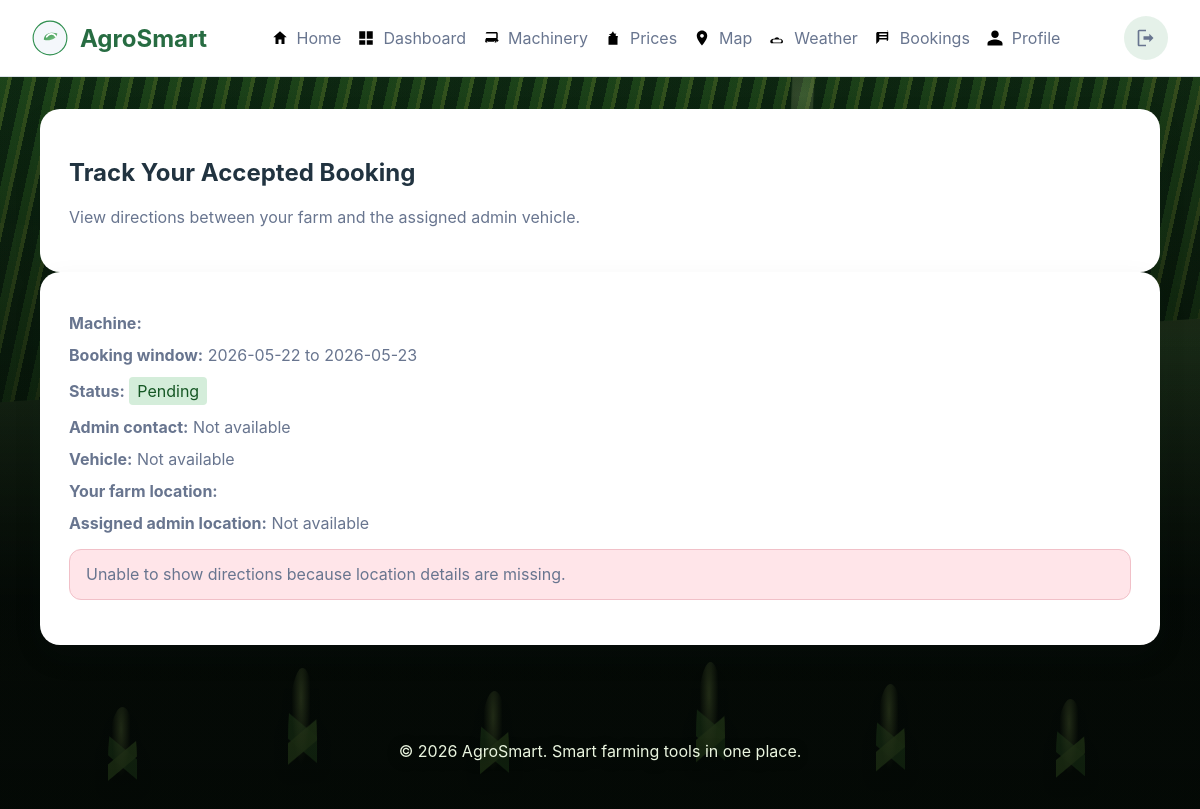
Screenshot of /booking/1/track (signed in) with the database file from the repository.
### models.py (models this page shows)
class Booking(db.Model):
    __tablename__ = 'bookings'
    id = db.Column(db.Integer, primary_key=True)
    machine_id = db.Column(db.Integer, db.ForeignKey('machinery.id'), nullable=True)
    user_id = db.Column(db.Integer, db.ForeignKey('users.id'), nullable=True)
    start_date = db.Column(db.Date, nullable=True)
    end_date = db.Column(db.Date, nullable=True)
    status = db.Column(db.String(50), nullable=False, default='pending')
    total_cost = db.Column(db.Numeric(10, 2), nullable=True)
    notes = db.Column(db.Text, nullable=True)
    farmer_location = db.Column(db.String(150), nullable=True)
    accepted_by_admin_id = db.Column(db.Integer, nullable=True)
    admin_phone = db.Column(db.String(20), nullable=True)
    admin_photo = db.Column(db.String(255), nullable=True)
    admin_vehicle_number = db.Column(db.String(100), nullable=True)
    admin_location = db.Column(db.String(150), nullable=True)
    created_at = db.Column(db.DateTime, default=datetime.utcnow)
    updated_at = db.Column(db.DateTime, default=datetime.utcnow, onupdate=datetime.utcnow)

### app.py (the view)
@app.route("/booking/<int:booking_id>/track")
@login_required
def track_booking(booking_id):
    from models import Booking, Machinery
    booking = Booking.query.filter_by(id=booking_id, user_id=current_user.id).first_or_404()
    machine = Machinery.query.get(booking.machine_id)
    return render_template("booking_track.html", booking=booking, machine=machine)

### app.py (called while the page is built)
@login_manager.user_loader
def load_user(user_id):
    try:
        return User.query.get(int(user_id))
    except (TypeError, ValueError):
        return None

@app.context_processor
def inject_user():
    return {
        "user": current_user if current_user.is_authenticated else None,
        "logo_url": LOGO_URL,
        "role": current_user.role if current_user.is_authenticated else None,
    }

### templates/booking_track.html (shortened to what this page needs)
{% extends "base.html" %}
{% block content %}
<section class="panel">
    <h2>Track Your Accepted Booking</h2>
    <p>View directions between your farm and the assigned admin vehicle.</p>
</section>
<div class="card">
    <div class="track-summary">
        <p><strong>Machine:</strong> {{ booking.machine_name }}</p>
        <p><strong>Booking window:</strong> {{ booking.start_date }} to {{ booking.end_date }}</p>
        <p><strong>Status:</strong> <span class="status status-approved">{{ booking.status|title }}</span></p>
        <p><strong>Admin contact:</strong> {{ booking.admin_phone or 'Not available' }}</p>
        <p><strong>Vehicle:</strong> {{ booking.admin_vehicle_number or 'Not available' }}</p>
        <p><strong>Your farm location:</strong> {{ origin }}</p>
        <p><strong>Assigned admin location:</strong> {{ destination or 'Not available' }}</p>
    </div>
    {% if origin and destination %}
    <div class="map-card">
        <iframe
            width="100%"
            height="500"
            frameborder="0"
            style="border:0; border-radius: 16px;"
            src="https://www.google.com/maps/embed/v1/directions?key={{ google_maps_api_key|e }}&origin={{ origin_url }}&destination={{ destination_url }}&mode=driving"
            allowfullscreen>
        </iframe>
        <div style="margin-top: 1rem;">
            <a href="https://www.google.com/maps/dir/?api=1&origin={{ origin_url }}&destination={{ destination_url }}&travelmode=driving" target="_blank" class="button button-secondary">Open route in Google Maps</a>
        </div>
    </div>
    {% else %}
        <p class="form-error">Unable to show directions because location details are missing.</p>
    {% endif %}
</div>
{% endblock %}

### static/style.css (style rules this page uses)
:root { --bg: #f4f7fb; --surface: #ffffff; --primary: #2f8f4f; --primary-dark: #276c42; --text: #213340; --muted: #68758f; --border: #dce2ea; --shadow: 0 12px 30px rgba(31, 41, 55, 0.08); }
* { box-sizing: border-box; }
body { margin: 0; font-family: Inter, system-ui, sans-serif; min-height: 100vh; background: radial-gradient(circle at top, rgba(255, 180, 90, 0.12), transparent 22%), linear-gradient(180deg, #102818 0%, #08100a 55%, #030606 100%); color: #eef1e7; }
body::before { content: ""; position: fixed; inset: 0; z-index: -10; pointer-events: none; background: linear-gradient(180deg, rgba(3, 7, 4, 0.16), rgba(3, 7, 4, 0.52)); }
.form-error { color: #b00020; background: #ffe5e9; border: 1px solid #f1c0c8; padding: 0.9rem 1rem; border-radius: 12px; margin-bottom: 1rem; }
.card, .panel { background: var(--surface); padding: 1.75rem; border-radius: 20px; box-shadow: var(--shadow); border: 1px solid transparent; color: var(--text); text-shadow: none; }
.card p, .panel p, .machine-card p, .rental-card p, .ad-banner p, td { color: var(--muted); }
.card h1, .card h2, .card h3, .panel h1, .panel h2, .panel h3, .ad-banner h1, .ad-banner h2, .ad-banner h3, td strong { color: var(--text); }

### templates/booking_track.html (style rules this page uses)
.track-summary p { margin: 0.75rem 0; }
.status-approved { background: #d4edda; color: #155724; padding: 0.25rem 0.5rem; border-radius: 4px; display: inline-block; }

### rows the page displays
Booking: start_date "2026-05-22", end_date "2026-05-23", status "Pending", admin_phone "Not available", admin_vehicle_number "Not available"

### other values shown
{{ destination or 'Not available' }} "Not available"
